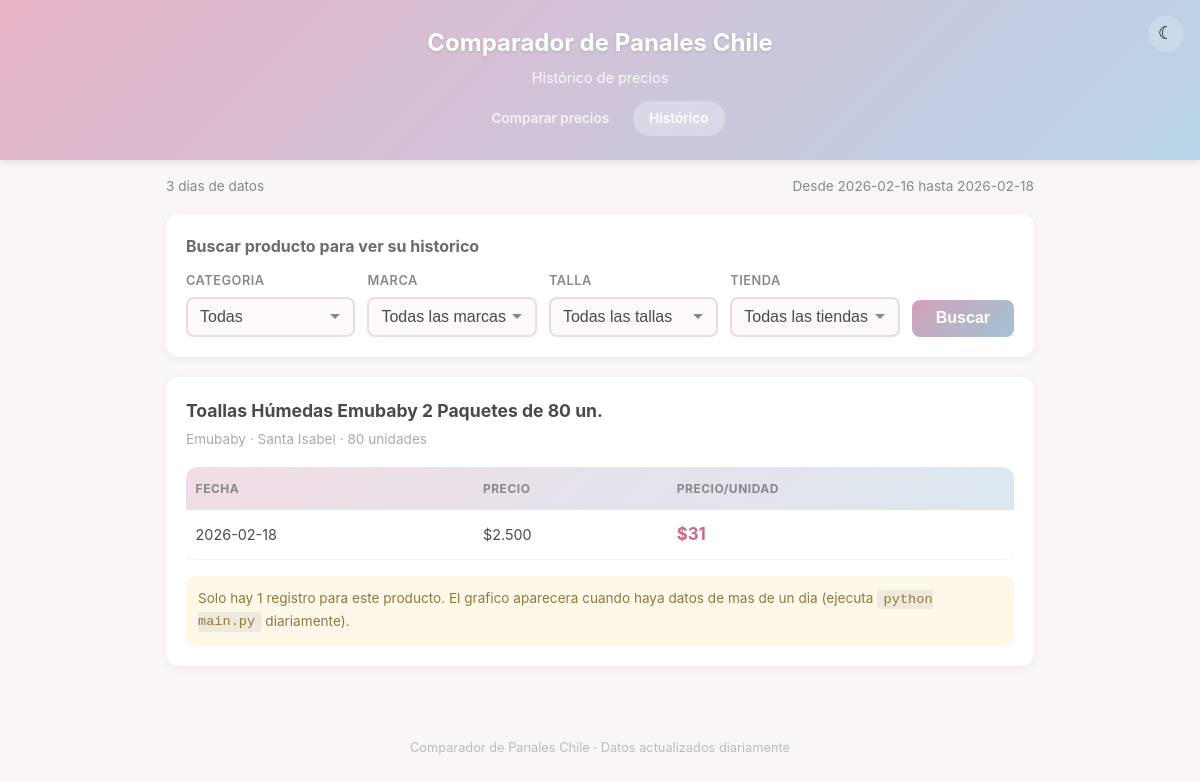
/historico?producto_id=395, run on the app's committed database.
### tables this page shows
CREATE TABLE productos (
            id INTEGER PRIMARY KEY AUTOINCREMENT,
            nombre TEXT NOT NULL,
            marca TEXT,
            tamano_unidades INTEGER,
            url TEXT, imagen_url TEXT,
            -- Un producto se identifica por su URL (unica por tienda)
            UNIQUE(url)
        );

CREATE TABLE tiendas (
            id INTEGER PRIMARY KEY AUTOINCREMENT,
            nombre TEXT NOT NULL UNIQUE,
            url_base TEXT
        );

CREATE TABLE precios (
            id INTEGER PRIMARY KEY AUTOINCREMENT,
            producto_id INTEGER NOT NULL,
            tienda_id INTEGER NOT NULL,
            precio INTEGER,
            precio_por_unidad INTEGER,
            fecha_scraping TEXT NOT NULL, precio_lista INTEGER,
            FOREIGN KEY (producto_id) REFERENCES productos(id),
            FOREIGN KEY (tienda_id) REFERENCES tiendas(id)
        );

### app.py (the view, shortened to what this page needs)
@app.route("/historico")
def historico():
    opciones_filtros = obtener_opciones_filtros()
    tiendas = obtener_tiendas()
    conn = conectar_db()
    cursor = conn.cursor()
    producto_id = request.args.get("producto_id", "")
    categoria_sel = request.args.get("categoria", "")
    marca_sel = request.args.get("marca", "")
    talla_sel = request.args.get("talla", "")
    tienda_sel = request.args.get("tienda", "")
    hay_filtro = bool(categoria_sel or marca_sel or talla_sel or tienda_sel)
    productos_lista = []
    datos_historico = []
    producto_info = None
    if producto_id:
        cursor.execute("""
            SELECT p.nombre, p.marca, p.tamano_unidades, t.nombre as tienda
            FROM productos p
            JOIN precios pr ON pr.producto_id = p.id
            JOIN tiendas t ON t.id = pr.tienda_id
            WHERE p.id = ?
            LIMIT 1
        """, (producto_id,))
        row = cursor.fetchone()
        if row:
            producto_info = dict(row)
        cursor.execute("""
            SELECT pr.precio, pr.precio_por_unidad, pr.fecha_scraping
            FROM precios pr
            WHERE pr.producto_id = ?
            ORDER BY pr.fecha_scraping ASC
        """, (producto_id,))
        datos_historico = [dict(row) for row in cursor.fetchall()]
    cursor.execute("SELECT COUNT(DISTINCT fecha_scraping) FROM precios")
    total_dias = cursor.fetchone()[0]
    cursor.execute("SELECT MIN(fecha_scraping), MAX(fecha_scraping) FROM precios")
    fechas = cursor.fetchone()
    fecha_inicio = fechas[0][:10] if fechas[0] else None
    fecha_fin = fechas[1][:10] if fechas[1] else None
    conn.close()
    return render_template(
        "historico.html",
        opciones_filtros=opciones_filtros,
        tiendas=tiendas,
        categoria_sel=categoria_sel,
        marca_sel=marca_sel,
        talla_sel=talla_sel,
        tienda_sel=tienda_sel,
        hay_filtro=hay_filtro,
        productos_lista=productos_lista,
        producto_id=producto_id,
        producto_info=producto_info,
        datos_historico=datos_historico,
        total_dias=total_dias,
        fecha_inicio=fecha_inicio,
        fecha_fin=fecha_fin,
    )

### app.py (called while the page is built)
def conectar_db():
    conn = sqlite3.connect(ARCHIVO_DB)
    conn.row_factory = sqlite3.Row
    return conn

def normalizar_marca(marca):
    if not marca:
        return ""
    return marca.strip().title()

def detectar_categoria(nombre):
    if not nombre:
        return "Pañales"
    nombre_lower = nombre.lower()
    for keyword in TOALLITAS_KEYWORDS:
        if keyword in nombre_lower:
            return "Toallitas Humedas"
    for keyword in PANALES_AGUA_KEYWORDS:
        if keyword in nombre_lower:
            return "Pañales de Agua"
    return "Pañales"

def detectar_talla(nombre):
    if not nombre:
        return None
    nombre_upper = nombre.upper()
    match = re.search(r"TALLA\s+(RN\+?|S[/-]?M|P|M|G|XG|XXG|XXXG|L[/-]?XL)", nombre_upper)
    if match:
        return match.group(1).replace("/", "-")
    match = re.search(r"(?:PREMIUM|COMFORT|CARE|SEC|COOL|PLUS)\s+(RN\+?|P|M|G|XG|XXG|XXXG)\b", nombre_upper)
    if match:
        return match.group(1)
    match = re.search(r"PANTS\s+(RN|P|M|G|XG|XXG|XXXG|P[/-]M|G[/-]XG)\b", nombre_upper)
    if match:
        return match.group(1).replace("/", "-")
    match = re.search(r"ADULTO\s+.*?(M|G|L|XG|XL)\b", nombre_upper)
    if match:
        return match.group(1)
    return None

def query_excluir_no_panales():
    clausulas = " AND ".join(f"p.nombre NOT LIKE '{pat}'" for pat in EXCLUIR_PATRONES)
    return f"AND {clausulas}"

def obtener_tiendas():
    conn = conectar_db()
    cursor = conn.cursor()
    cursor.execute("SELECT nombre FROM tiendas ORDER BY nombre")
    tiendas = [row["nombre"] for row in cursor.fetchall()]
    conn.close()
    return tiendas

### templates/historico.html (shortened to what this page needs)
<!DOCTYPE html>
<html lang="es">
<head>
  <link rel="stylesheet" href="{{ url_for('static', filename='style.css') }}">
</head>
<body>
  <header class="header">
    <button class="dark-toggle" onclick="toggleDark()" title="Cambiar tema" id="darkToggle">&#9790;</button>
    <h1>Comparador de Panales Chile</h1>
    <p>Hist&oacute;rico de precios</p>
    <nav class="nav">
      <a href="/" class="nav-link">Comparar precios</a>
      <a href="/historico" class="nav-link nav-link--active">Hist&oacute;rico</a>
    </nav>
  </header>
  <div class="container">
    <div class="historico-info">
      <span>{{ total_dias }} dia{{ 's' if total_dias != 1 else '' }} de datos</span>
      {% if fecha_inicio %}
        <span>Desde {{ fecha_inicio }} hasta {{ fecha_fin }}</span>
      {% endif %}
    </div>
    <form class="filtros" method="GET" action="/historico">
      <h2>Buscar producto para ver su historico</h2>
      <div class="filtros-grid">
        <div class="filtro-grupo">
          <label for="categoria">Categoria</label>
          <select name="categoria" id="categoria">
            <option value="">Todas</option>
          </select>
        </div>
        <div class="filtro-grupo">
          <label for="marca">Marca</label>
          <select name="marca" id="marca">
            <option value="">Todas las marcas</option>
          </select>
        </div>
        <div class="filtro-grupo" id="tallaGrupo">
          <label for="talla">Talla</label>
          <select name="talla" id="talla">
            <option value="">Todas las tallas</option>
          </select>
        </div>
        <div class="filtro-grupo">
          <label for="tienda">Tienda</label>
          <select name="tienda" id="tienda">
            <option value="">Todas las tiendas</option>
          </select>
        </div>
        <div class="filtro-botones">
          <button type="submit" class="btn-buscar">Buscar</button>
        </div>
      </div>
    </form>
    {% if producto_info and datos_historico %}
    <div class="historico-detalle">
      <h3>{{ producto_info.nombre }}</h3>
      <p class="historico-meta">
        {{ producto_info.marca }} &middot; {{ producto_info.tienda }}
        {% if producto_info.tamano_unidades %}
          &middot; {{ producto_info.tamano_unidades }} unidades
        {% endif %}
      </p>
      <div class="tabla-wrapper">
        <table>
          <thead>
            <tr>
              <th>Fecha</th>
              <th>Precio</th>
              <th>Precio/Unidad</th>
            </tr>
          </thead>
          <tbody>
            {% for d in datos_historico|reverse %}
            <tr>
              <td>{{ d.fecha_scraping[:10] }}</td>
              <td class="col-precio">${{ "{:,}".format(d.precio).replace(",", ".") }}</td>
              <td class="col-ppu">
                {% if d.precio_por_unidad %}
                  ${{ "{:,}".format(d.precio_por_unidad).replace(",", ".") }}
                {% else %}
                  -
                {% endif %}
              </td>
            </tr>
            {% endfor %}
          </tbody>
        </table>
      </div>
      {% if datos_historico|length == 1 %}
      <div class="historico-nota">
        Solo hay 1 registro para este producto. El grafico aparecera cuando
        haya datos de mas de un dia (ejecuta <code>python main.py</code> diariamente).
      </div>
      {% endif %}
    </div>
    {% endif %}
  </div>
  <footer class="footer">
    Comparador de Panales Chile &middot; Datos actualizados diariamente
  </footer>
</body>
</html>

### data on the page
productos: nombre "Toallas Húmedas Emubaby 2 Paquetes de 80 un.", marca "Emubaby", tamano_unidades "80"
tiendas: tienda "Santa Isabel"
precios: fecha_scraping "2026-02-18", precio "2.500", precio_por_unidad "31"

### other printed values
{{ total_dias }} "3"
{{ 's' if total_dias != 1 else '' }} "s"
{{ fecha_inicio }} "2026-02-16"
{{ fecha_fin }} "2026-02-18"
